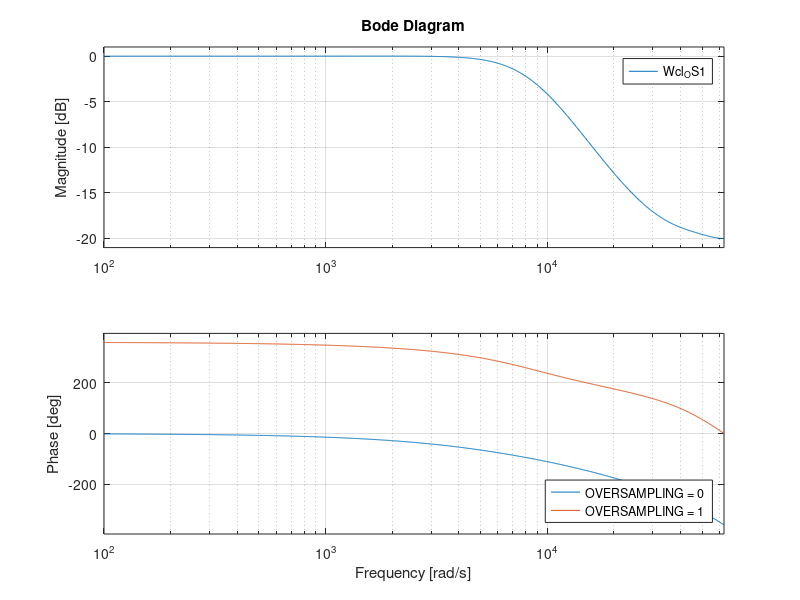

MATLAB code for this plot: (Note: this script raises an error after producing the figure.)
Ts = 50e-6;     % regulation period
z=tf('z',Ts);
alfa = 0.2;     % controller gain

% closed loop transfer function 
Wcl_OS0 = alfa/(z^2-z+alfa);                                % NO oversampling
Wcl_OS1 = 4*alfa*z^2/(4*z^4-4*z^3+alfa*z^2+2*alfa*z+alfa);  % WITH oversampling

% Bode plots
figure();
bode(Wcl_OS0);
hold all; 
bode(Wcl_OS1);
legend('OVERSAMPLING = 0', 'OVERSAMPLING = 1','Location','southeast');

% bandwidth
BW_OS0 = bandwidth(Wcl_OS0)/(2*pi)*Ts;
BW_OS1 = bandwidth(Wcl_OS1)/(2*pi)*Ts;

% overshoot
s_OS0=stepinfo(Wcl_OS0);
overshoot_OS0 = s_OS0.Overshoot;
s_OS1=stepinfo(Wcl_OS1);
overshoot_OS1 = s_OS1.Overshoot;

%step response
figure();
step(Wcl_OS0);
hold all;
step(Wcl_OS1);
legend('OVERSAMPLING = 0', 'OVERSAMPLING = 1','Location','southeast');